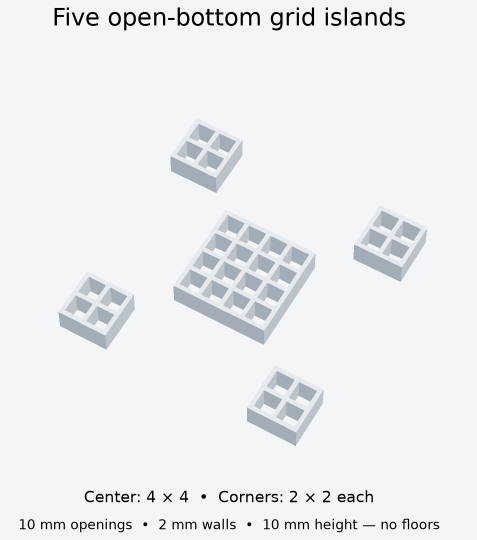
#> input picture open_grid_2mm.png, 954 x 1080 px (shown at 1/2 size)
$ python wells.py ../open_grid_2mm.png ../open_grid_2mm.png
#> lines starting #> are read from the running program, lines starting #| are printed output that depends on the picture; after the words box and inside, x2 and y2 are one past the last pixel; in counts of white or black regions, pixels touching at a corner belong together
"""Detect well openings (dark ~square holes inside white PETG walls) in a Pi camera frame."""
import sys
import cv2
import numpy as np


def detect(path, min_area=150, max_area=40000):
#> called with path = '../open_grid_2mm.png', min_area = 150, max_area = 40000
    img = cv2.imread(path)
#> img is the input picture: shape (1080, 954, 3); mean B, G, R 240, 237.5, 235.9
    g = cv2.cvtColor(img, cv2.COLOR_BGR2GRAY)
    hsv = cv2.cvtColor(img, cv2.COLOR_BGR2HSV)
#> hsv: shape (1080, 954, 3); mean H, S, V 108.6, 4.5, 240
    # white walls: bright and low saturation (rejects the rainbow reflections on the bed)
    white = ((g > 150) & (hsv[..., 1] < 110)).astype(np.uint8) * 255
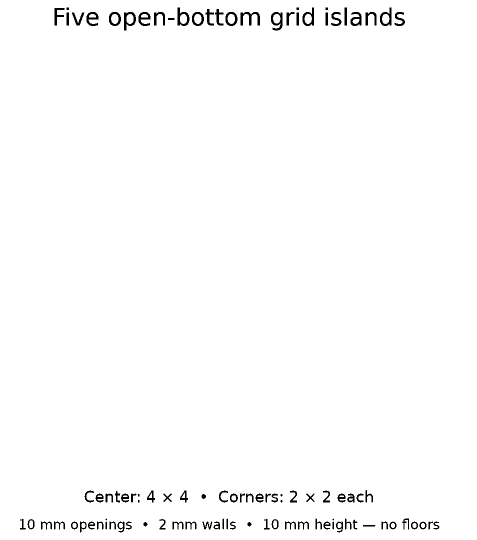
#> white: shape (1080, 954) (shown at 1/2 size); 98.5% white; 99 black regions (6 under 20 px), largest, box (x1, y1, x2, y2) and area: (481, 24, 520, 51) 473, (542, 24, 565, 61) 417, (355, 15, 379, 52) 402
    white = cv2.morphologyEx(white, cv2.MORPH_CLOSE, np.ones((3, 3), np.uint8))
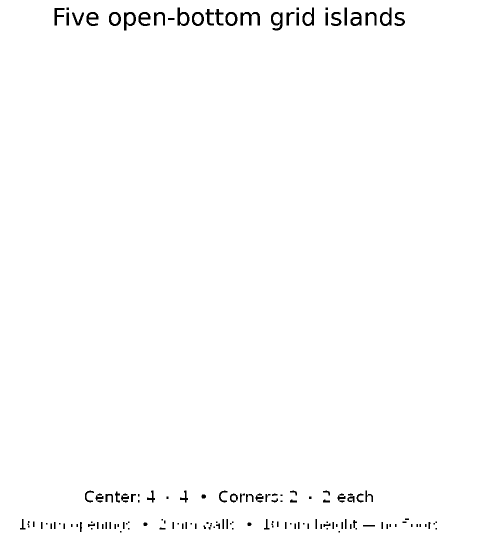
#> white: shape (1080, 954) (shown at 1/2 size); 98.8% white; 156 black regions (52 under 20 px)
    cnts, hier = cv2.findContours(white, cv2.RETR_CCOMP, cv2.CHAIN_APPROX_SIMPLE)
#> cnts = 177 contours, 35 with area under 20; largest, box (x1, y1, x2, y2) and area: (0, 0, 954, 1080) 1028287, (541, 23, 566, 62) 707, (247, 23, 273, 62) 690, (354, 14, 380, 53) 690, (759, 14, 784, 53) 660
    holes = []
    if hier is None:
        return img, holes
    for i, c in enumerate(cnts):
        if hier[0][i][3] < 0:  # only inner contours (holes in a white blob)
            continue
        a = cv2.contourArea(c)
        if not (min_area < a < max_area):
            continue
        (cx, cy), (w, h), ang = cv2.minAreaRect(c)
        if min(w, h) / max(w, h) < 0.7 or a / (w * h) < 0.75:
            continue
        holes.append(dict(cx=cx, cy=cy, w=w, h=h, area=a, ang=ang))
#> this loop made 177 passes
#> a on passes 13 to 15: 14, 14, 14
#> after the loop, holes = 4 items
    return img, holes


def annotate(img, holes, out):
    H, W = img.shape[:2]
    vis = img.copy()
    cv2.drawMarker(vis, (W // 2, H // 2), (0, 0, 255), cv2.MARKER_CROSS, 40, 2)
    for i, h in enumerate(holes):
        cv2.circle(vis, (int(h["cx"]), int(h["cy"])), 4, (0, 255, 0), -1)
        cv2.putText(vis, str(i), (int(h["cx"]) + 5, int(h["cy"]) - 5), 0, 0.5, (0, 255, 255), 1)
    cv2.imwrite(out, vis)


if __name__ == "__main__":
    img, holes = detect(sys.argv[1])
#> holes = 4 items
    for i, h in enumerate(holes):
        print(i, {k: round(v, 1) for k, v in h.items()})
#> this loop made 4 passes
#| 0 {'cx': 711.5, 'cy': 37.5, 'w': 29.0, 'h': 23.0, 'area': 500.5, 'ang': -90.0}
#| 1 {'cx': 462.5, 'cy': 37.5, 'w': 29.0, 'h': 25.0, 'area': 592.0, 'ang': -90.0}
#| 2 {'cx': 395.5, 'cy': 37.5, 'w': 29.0, 'h': 25.0, 'area': 592.0, 'ang': -90.0}
#| 3 {'cx': 229.5, 'cy': 37.5, 'w': 29.0, 'h': 25.0, 'area': 592.0, 'ang': -90.0}
    if len(sys.argv) > 2:
        annotate(img, holes, sys.argv[2])
#> in annotate, `cv2.drawMarker(vis, (W // 2, H // 2), (0, 0, 255), cv2.MARKER_CROSS, 4..`: vis: shape (1080, 954, 3); 0.02% of pixels changed, all inside (x1, y1, x2, y2) = (456, 519, 499, 562)
#> the loop in annotate, `for i, h in enumerate(holes):` made 4 passes
#> after the loop in annotate, `for i, h in enumerate(holes):`: vis: shape (1080, 954, 3); mean B, G, R 239.9, 237.4, 235.9
